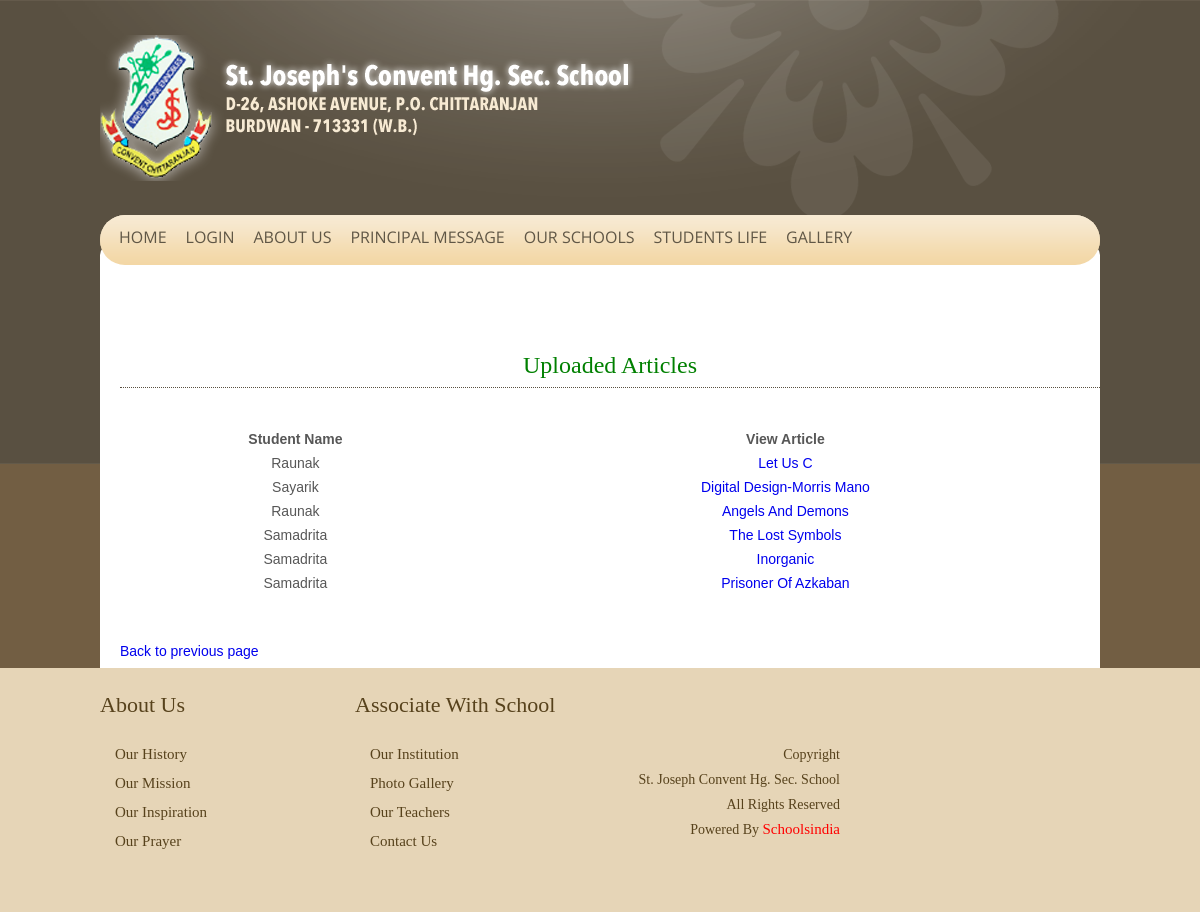
The app's page /viewarticle.php with its own data.
### tables this page shows
CREATE TABLE IF NOT EXISTS `article` (
  `Name` varchar(100) NOT NULL,
  `Path` varchar(300) NOT NULL,
  `Articlename` varchar(200) NOT NULL
);

### viewarticle.php (the view, shortened to what this page needs)
<!DOCTYPE html PUBLIC "-//W3C//DTD XHTML 1.0 Transitional//EN" "http://www.w3.org/TR/xhtml1/DTD/xhtml1-transitional.dtd">
<html xmlns="http://www.w3.org/1999/xhtml">
<head>
</head>
<body>
	<link rel="stylesheet" type="text/css" href="css/style.css">
<link rel="stylesheet" type="text/css" href="css/custom-style.css">
 <link type="text/css" href="css/menu.css" rel="stylesheet" />
	<header class="wrapper">
    	<div class="pull-left">
       		<a href="index.php" class="bg-logo"><img src="images/logo.png"/></a>
        </div>
        <div class="bg-nav">
        	<div id="menu">
             <ul class="menu">
                <li><a href="index.php"><span>HOME</span></a></li>
                                              <li><?php
				if(isset($_SESSION['aid'])||isset($_SESSION['pwd'])) echo '<a href="logout.php"><span>LOGOUT</span></a>'; else echo'<a href="#"><span>LOGIN</span></a>
                <div><ul>
                        <li><a href="studentlogin.php"><span>Student Login</span></a></li>
                        <li><a href="adminlogin.php"><span>Admin Login</span></a></li>
                        </ul></div>';?></li>
                <li><a href="#"><span>ABOUT US</span></a>
                </li>
                <li><a href="message.php"><span>Principal Message</span></a></li>
                <li><a href="#"><span>Our Schools</span></a>
                </li>
                <li><a href="#"><span>STUDENTS LIFE</span></a>
                </li>
                    <li><a href="gallery.php"><span>GALLERY</span></a></li>
               </ul>
        </div>
    </header>
    <div class="wrapper">
        <article class="bg-static-content">
        	<div class="margin20">
<div class="clearfix">&nbsp;</div>
<center>
<br />
<h2 style="text-align:center; color:green">Uploaded Articles</h2>
<br />
<?php
        $qry="select * from article";
        $res=mysql_query($qry);
        if(mysql_affected_rows()>0)
        {
            echo "<table width='100%' border='1' style='text-align:center'>";
            echo "<tr><th>Student Name</th><th>View Article</th></tr>";
            while($row=  mysql_fetch_array($res))
            {
                echo "<tr><td>$row[0]</td><td><a href='$row[1]'>$row[2]</a></td></tr>";
            }
            echo "</table>";
        }
        else
        {
            echo "<center><strong>No Article Found</strong></center>";
        }
    ?>
</center>
<br />
<a href="articleoptions.php">Back to previous page</a>
</div>
</article>
</div>
<footer>
    	<div class="wrapper">
        	        	<div class="one-fourth">
            	<h1>About Us</h1>
                	<ul>
                    	<li><a href="history.php" class="li-footer">Our History</a></li>                     	<li><a href="mission.php" class="li-footer">Our Mission</a></li>                     	<li><a href="inspiration.php" class="li-footer">Our Inspiration</a></li>                     	<li><a href="prayer.php" class="li-footer">Our Prayer</a></li>
                  </ul>
            </div>
           <div class="one-fourth">
            <h1>Associate With School</h1>
            	<ul>
					   <li><a href="institution.php" class="li-footer">Our Institution</a></li>
                       <li><a href="gallery.php" class="li-footer">Photo Gallery</a></li>
                       <li><a href="teacher.php" class="li-footer">Our Teachers</a></li>
                       <li><a href="contactus.php" class="li-footer">Contact Us</a></li>
                 </ul>
            </div>
            <div class="one-fourth last">
            <h1>&nbsp;</h1>
            <p class="footer-para">
                Copyright<br/>
                St. Joseph Convent Hg. Sec. School<br/>
                All Rights Reserved<br/>
				Powered By
				<a href="http://schoolsindia.com/" target="_blank" class="li-footer" style="color:#FF0000">Schoolsindia</a>
            </p>
            </div>
            <div class="clearfix">&nbsp;</div>
        </div>
    </footer>
</body>
</html>

### css/custom-style.css (style rules this page uses)
body { background:url(../images/main-bg_01.png) no-repeat #725e43; color: #575757; font-family:"Myriad Pro", Helvetica, sans-serif; margin: 0; font-size: 14px; line-height: 24px; margin: 0; text-align:justify; background-size:100%; }
.wrapper { margin: 0 auto; width: 1000px; }
.pull-left { float:left; }
.bg-logo img { margin:35px 0 10px 0; }
.clearfix { clear:both; }
.bg-nav { background:url(../images/menu-bg_06.png) repeat-x; height:50px; border-radius:25px; }
.last { margin-right:0px !important; }
footer { background:#e6d5b7; padding:15px 0; margin-top:50px; }
footer h1 { color:#57421c; font-family:"Georgia",Times New Roman,Times,serif; font-size:22px; margin:10px 0 15px 0; border:none; font-weight:normal !important; }
footer ul li { list-style: outside none none; margin-left: 15px; margin-bottom:5px; }
a.li-footer { color:#57421c; font-family:"Georgia",Times New Roman,Times,serif; transition:all 2s color; -moz-transition:all 2s color; -o-transition:all 2s color; -webkit-transition:all 2s color; font-size:15px; }
p.footer-para { line-height: 25px; text-align: right; color:#57421c; font-family: "Georgia",Times New Roman,Times,serif; font-size: 14px; }
.bg-static-content { background: none repeat scroll 0 0 #fff; border-radius: 10px 10px 0 0; margin-bottom: -50px !important; margin-top: -20px; padding: 50px 0 5px 20px; }

### css/menu.css (style rules this page uses)
#menu { background: url("../images/menu-bg_06.png") repeat-x scroll 0 0 rgba(0, 0, 0, 0); border-radius: 25px; height: 50px; position: relative; }
#menu .menu { position: absolute; top: -20px; }
#menu * { list-style:none; border:0; padding:0; margin:0; }
#menu a { display:block; padding-left:9px; }
#menu a span { display:block; padding:30px 0 37px; white-space:nowrap; }
#menu li { float:left; background:url(../menu-images/pix.gif); }
#menu a, #menu a span { color:#605746; font-family: 'Open Sans', sans-serif; font-size:16px; line-height:24px; text-decoration:none; font-weight:normal; margin-left:5px; text-transform:uppercase; }
#menu a span { no-repeat left 0; }

### records on screen
article: Name "Raunak", Articlename "Let Us C"
article: Name "Sayarik", Articlename "Digital Design-Morris Mano"
article: Name "Raunak", Articlename "Angels And Demons"
article: Name "Samadrita", Articlename "The Lost Symbols"
article: Name "Samadrita", Articlename "Inorganic"
article: Name "Samadrita", Articlename "Prisoner Of Azkaban"
